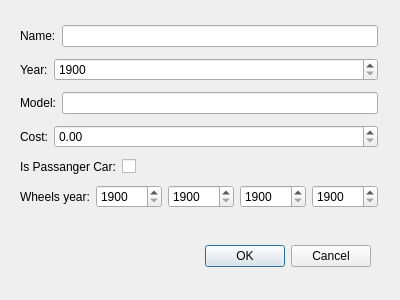
<?xml version="1.0" encoding="UTF-8"?>
<ui version="4.0">
 <class>UserInputDialog</class>
 <widget class="QDialog" name="UserInputDialog">
  <property name="geometry">
   <rect>
    <x>0</x>
    <y>0</y>
    <width>400</width>
    <height>300</height>
   </rect>
  </property>
  <property name="windowTitle">
   <string>Input Dialog</string>
  </property>
  <widget class="QDialogButtonBox" name="buttonBox">
   <property name="geometry">
    <rect>
     <x>30</x>
     <y>240</y>
     <width>341</width>
     <height>32</height>
    </rect>
   </property>
   <property name="orientation">
    <enum>Qt::Horizontal</enum>
   </property>
   <property name="standardButtons">
    <set>QDialogButtonBox::Cancel|QDialogButtonBox::Ok</set>
   </property>
  </widget>
  <widget class="QWidget" name="">
   <property name="geometry">
    <rect>
     <x>20</x>
     <y>20</y>
     <width>358</width>
     <height>195</height>
    </rect>
   </property>
   <layout class="QVBoxLayout" name="verticalLayout">
    <item>
     <layout class="QHBoxLayout" name="horizontalLayout">
      <item>
       <widget class="QLabel" name="label">
        <property name="text">
         <string>Name:</string>
        </property>
       </widget>
      </item>
      <item>
       <widget class="QLineEdit" name="lineEdit">
        <property name="maxLength">
         <number>15</number>
        </property>
       </widget>
      </item>
     </layout>
    </item>
    <item>
     <layout class="QHBoxLayout" name="horizontalLayout_2">
      <item>
       <widget class="QLabel" name="label_2">
        <property name="sizePolicy">
         <sizepolicy hsizetype="Minimum" vsizetype="Preferred">
          <horstretch>0</horstretch>
          <verstretch>0</verstretch>
         </sizepolicy>
        </property>
        <property name="text">
         <string>Year:</string>
        </property>
       </widget>
      </item>
      <item>
       <widget class="QSpinBox" name="spinBox">
        <property name="sizePolicy">
         <sizepolicy hsizetype="Expanding" vsizetype="Fixed">
          <horstretch>0</horstretch>
          <verstretch>0</verstretch>
         </sizepolicy>
        </property>
        <property name="minimum">
         <number>1900</number>
        </property>
        <property name="maximum">
         <number>9999</number>
        </property>
       </widget>
      </item>
     </layout>
    </item>
    <item>
     <layout class="QHBoxLayout" name="horizontalLayout_3">
      <item>
       <widget class="QLabel" name="label_3">
        <property name="text">
         <string>Model:</string>
        </property>
       </widget>
      </item>
      <item>
       <widget class="QLineEdit" name="lineEdit_2">
        <property name="maxLength">
         <number>1</number>
        </property>
       </widget>
      </item>
     </layout>
    </item>
    <item>
     <layout class="QHBoxLayout" name="horizontalLayout_4">
      <item>
       <widget class="QLabel" name="label_4">
        <property name="sizePolicy">
         <sizepolicy hsizetype="Minimum" vsizetype="Preferred">
          <horstretch>0</horstretch>
          <verstretch>0</verstretch>
         </sizepolicy>
        </property>
        <property name="text">
         <string>Cost:</string>
        </property>
       </widget>
      </item>
      <item>
       <widget class="QDoubleSpinBox" name="doubleSpinBox">
        <property name="sizePolicy">
         <sizepolicy hsizetype="Expanding" vsizetype="Fixed">
          <horstretch>0</horstretch>
          <verstretch>0</verstretch>
         </sizepolicy>
        </property>
       </widget>
      </item>
     </layout>
    </item>
    <item>
     <layout class="QHBoxLayout" name="horizontalLayout_5">
      <item>
       <widget class="QLabel" name="label_5">
        <property name="sizePolicy">
         <sizepolicy hsizetype="Minimum" vsizetype="Preferred">
          <horstretch>0</horstretch>
          <verstretch>0</verstretch>
         </sizepolicy>
        </property>
        <property name="text">
         <string>Is Passanger Car:</string>
        </property>
       </widget>
      </item>
      <item>
       <widget class="QCheckBox" name="checkBox">
        <property name="sizePolicy">
         <sizepolicy hsizetype="Expanding" vsizetype="Fixed">
          <horstretch>0</horstretch>
          <verstretch>0</verstretch>
         </sizepolicy>
        </property>
        <property name="text">
         <string/>
        </property>
       </widget>
      </item>
     </layout>
    </item>
    <item>
     <layout class="QHBoxLayout" name="horizontalLayout_6">
      <item>
       <widget class="QLabel" name="label_6">
        <property name="text">
         <string>Wheels year:</string>
        </property>
       </widget>
      </item>
      <item>
       <widget class="QSpinBox" name="spinBox_2">
        <property name="minimum">
         <number>1900</number>
        </property>
        <property name="maximum">
         <number>9999</number>
        </property>
       </widget>
      </item>
      <item>
       <widget class="QSpinBox" name="spinBox_3">
        <property name="minimum">
         <number>1900</number>
        </property>
        <property name="maximum">
         <number>9999</number>
        </property>
       </widget>
      </item>
      <item>
       <widget class="QSpinBox" name="spinBox_4">
        <property name="minimum">
         <number>1900</number>
        </property>
        <property name="maximum">
         <number>9999</number>
        </property>
       </widget>
      </item>
      <item>
       <widget class="QSpinBox" name="spinBox_5">
        <property name="minimum">
         <number>1900</number>
        </property>
        <property name="maximum">
         <number>9999</number>
        </property>
       </widget>
      </item>
     </layout>
    </item>
   </layout>
  </widget>
 </widget>
 <resources/>
 <connections>
  <connection>
   <sender>buttonBox</sender>
   <signal>accepted()</signal>
   <receiver>UserInputDialog</receiver>
   <slot>accept()</slot>
   <hints>
    <hint type="sourcelabel">
     <x>248</x>
     <y>254</y>
    </hint>
    <hint type="destinationlabel">
     <x>157</x>
     <y>274</y>
    </hint>
   </hints>
  </connection>
  <connection>
   <sender>buttonBox</sender>
   <signal>rejected()</signal>
   <receiver>UserInputDialog</receiver>
   <slot>reject()</slot>
   <hints>
    <hint type="sourcelabel">
     <x>316</x>
     <y>260</y>
    </hint>
    <hint type="destinationlabel">
     <x>286</x>
     <y>274</y>
    </hint>
   </hints>
  </connection>
 </connections>
</ui>
